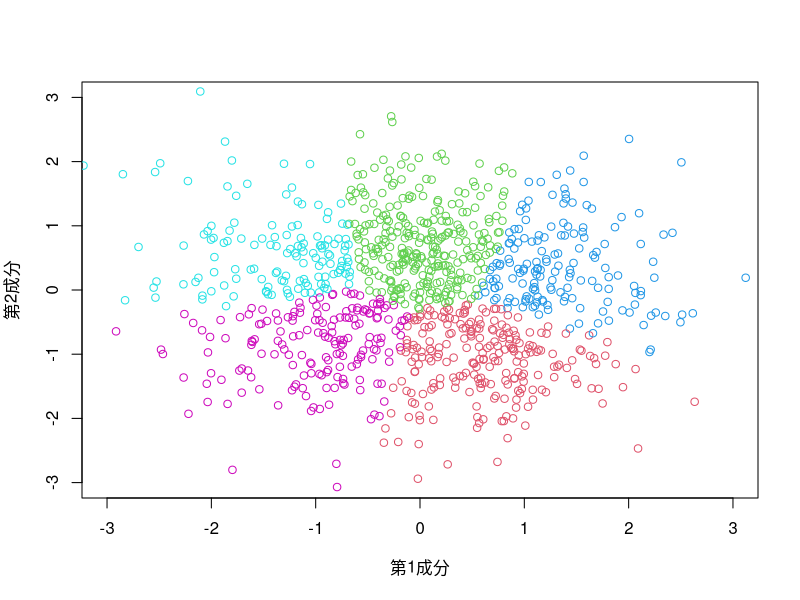

This chart was generated by the following R code:
# Load library

# Clear environment
rm(list = ls())

# Setting Japanese font (for MacOSX)
# par(family= "HiraKakuProN-W3")

# Chapter9 e.g.80
# K-meansクラスタリング
k_means <- function(X, K, iteration = 20) {
  n <- nrow(X)
  p <- ncol(X)
  center <- array(dim = c(K, p))
  y <- sample(1:K, n, replace = TRUE)
  scores <- NULL
  for (h in 1:iteration) {
    for (k in 1:K) {
      if (sum(y[] == k) == 0) { # y[i] = kなるiの数を評価している
        center[k, ] <- Inf
      } else {
        for (j in 1:p) {
          center[k, j] <- mean(X[y[] == k, j])
        }
      }
    }
    S_total <- 0
    for (i in 1:n) {
      S_min <- Inf
      for (k in 1:K) {
        S <- sum((X[i, ] - center[k, ]) ^ 2)
        if (S < S_min) {
          S_min <- S
          y[i] <- k
        }
      }
      S_total <- S_total + S_min
    }
    scores <- c(scores, S_total)
  }
  return(list(clusters = y, scores = scores))
}

p <- 2
n <- 1000
X <- matrix(rnorm(p * n), nrow = n, ncol = p)
y <- k_means(X = X, K = 5)$clusters
plot(-3:3, -3:3, 
     xlab = "第1成分", ylab = "第2成分", type = "n")
points(X[, 1], X[, 2], col = y + 1)
